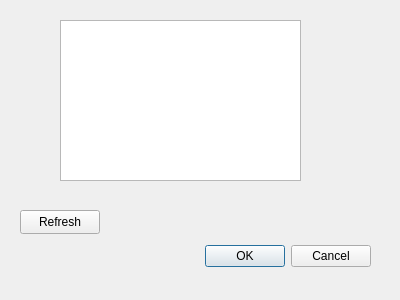
<?xml version="1.0" encoding="UTF-8"?>
<ui version="4.0">
 <class>COM</class>
 <widget class="QDialog" name="COM">
  <property name="geometry">
   <rect>
    <x>0</x>
    <y>0</y>
    <width>400</width>
    <height>300</height>
   </rect>
  </property>
  <property name="windowTitle">
   <string>Dialog</string>
  </property>
  <widget class="QDialogButtonBox" name="buttonBox">
   <property name="geometry">
    <rect>
     <x>30</x>
     <y>240</y>
     <width>341</width>
     <height>32</height>
    </rect>
   </property>
   <property name="orientation">
    <enum>Qt::Horizontal</enum>
   </property>
   <property name="standardButtons">
    <set>QDialogButtonBox::Cancel|QDialogButtonBox::Ok</set>
   </property>
  </widget>
  <widget class="QPushButton" name="pushButtonRefreshPorts">
   <property name="geometry">
    <rect>
     <x>20</x>
     <y>210</y>
     <width>80</width>
     <height>24</height>
    </rect>
   </property>
   <property name="text">
    <string>Refresh</string>
   </property>
  </widget>
  <widget class="QListWidget" name="listWidgetPort">
   <property name="geometry">
    <rect>
     <x>60</x>
     <y>20</y>
     <width>241</width>
     <height>161</height>
    </rect>
   </property>
  </widget>
 </widget>
 <resources/>
 <connections>
  <connection>
   <sender>buttonBox</sender>
   <signal>accepted()</signal>
   <receiver>COM</receiver>
   <slot>accept()</slot>
   <hints>
    <hint type="sourcelabel">
     <x>248</x>
     <y>254</y>
    </hint>
    <hint type="destinationlabel">
     <x>157</x>
     <y>274</y>
    </hint>
   </hints>
  </connection>
  <connection>
   <sender>buttonBox</sender>
   <signal>rejected()</signal>
   <receiver>COM</receiver>
   <slot>reject()</slot>
   <hints>
    <hint type="sourcelabel">
     <x>316</x>
     <y>260</y>
    </hint>
    <hint type="destinationlabel">
     <x>286</x>
     <y>274</y>
    </hint>
   </hints>
  </connection>
 </connections>
</ui>
